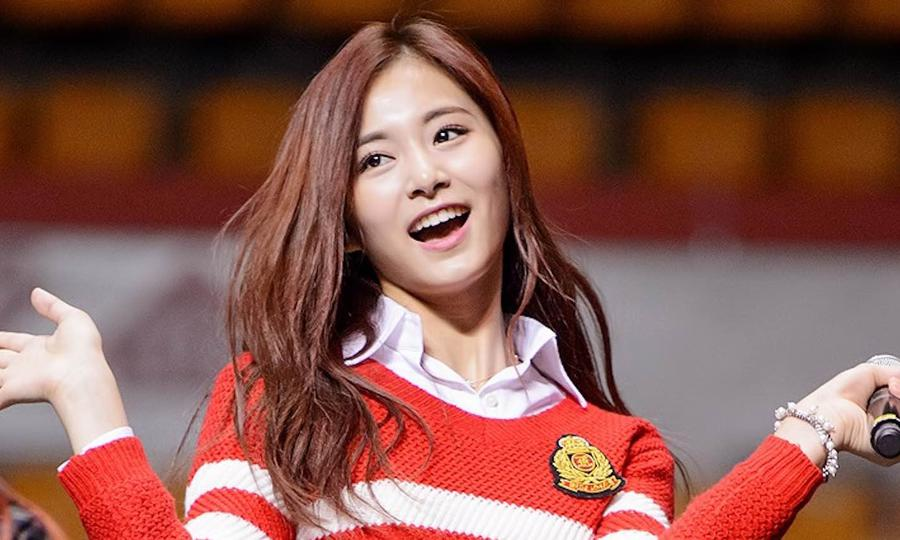
#> input picture resources/image.jpg, 900 x 540 px, found by its file name
$ python stack-images.py
#> lines starting #> are read from the running program, lines starting #| are printed output that depends on the picture
import cv2
import numpy as np

img = cv2.imread('resources/image.jpg')
#> img is the input picture: shape (540, 900, 3); mean B, G, R 76.9, 85.7, 133
print(img.shape)
#| (540, 900, 3)

img = cv2.resize(img, (0, 0), None, 0.5, 0.5)
#> img: shape (270, 450, 3)

hor = np.hstack((img, img))
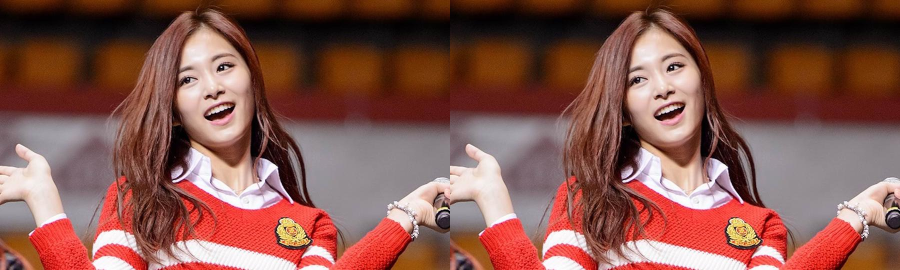
#> hor: shape (270, 900, 3); mean B, G, R 77, 85.9, 133.1
ver = np.vstack((img, img))
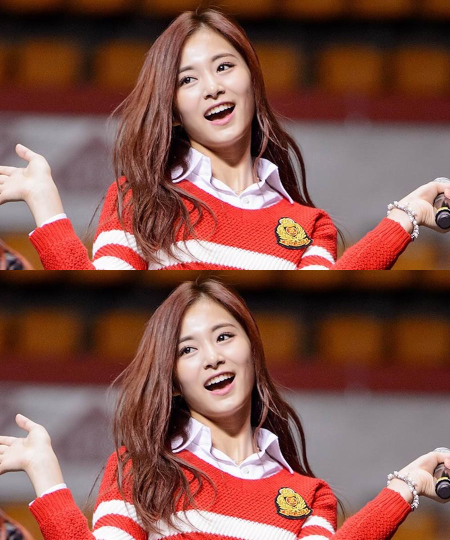
#> ver: shape (540, 450, 3); mean B, G, R 77, 85.9, 133.1

cv2.imshow("v Image", ver)
cv2.imshow("h Image", hor)

cv2.waitKey(0)
